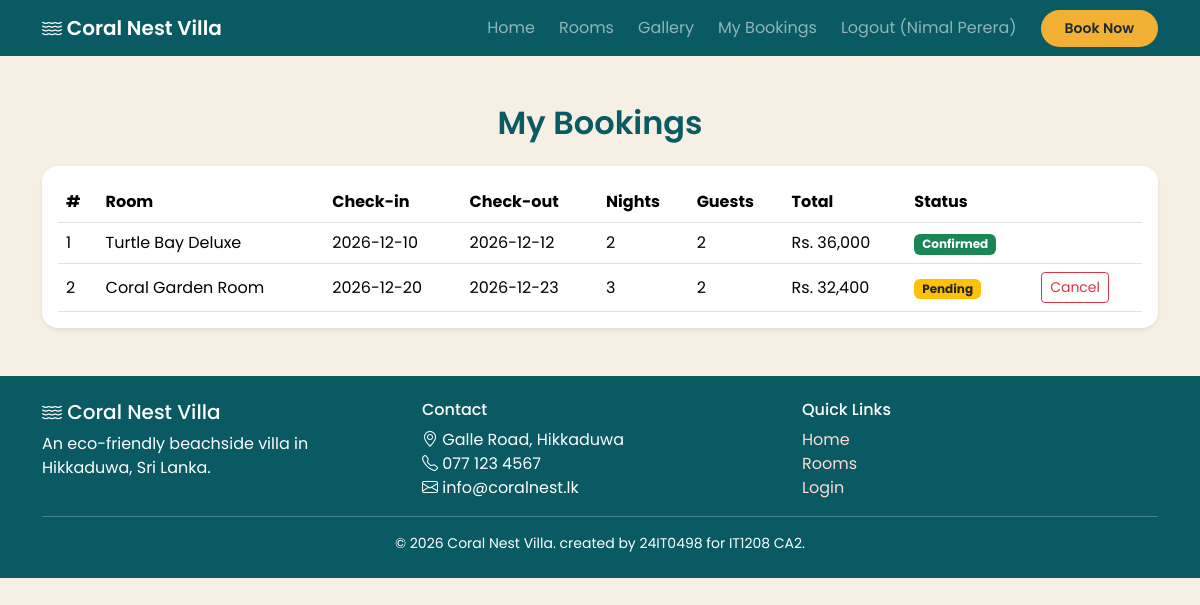
Screenshot of /my_bookings.php (signed in) with the database file from the repository.
### tables this page shows
CREATE TABLE bookings (
    booking_id     INT AUTO_INCREMENT PRIMARY KEY,
    user_id        INT NOT NULL,
    room_id        INT NOT NULL,
    check_in       DATE NOT NULL,
    check_out      DATE NOT NULL,
    guests         INT NOT NULL DEFAULT 1,
    nights         INT NOT NULL,
    total_amount   DECIMAL(10,2) NOT NULL,
    booking_status ENUM('Pending','Confirmed','Cancelled') NOT NULL DEFAULT 'Pending',
    booking_date   TIMESTAMP DEFAULT CURRENT_TIMESTAMP,
    CONSTRAINT fk_booking_user FOREIGN KEY (user_id) REFERENCES users(user_id) ON DELETE CASCADE,
    CONSTRAINT fk_booking_room FOREIGN KEY (room_id) REFERENCES rooms(room_id) ON DELETE CASCADE,
    CONSTRAINT chk_dates CHECK (check_out > check_in)
);

CREATE TABLE rooms (
    room_id         INT AUTO_INCREMENT PRIMARY KEY,
    room_name       VARCHAR(100) NOT NULL,
    room_type       VARCHAR(50)  NOT NULL,
    description     TEXT,
    facilities      VARCHAR(255),
    price_per_night DECIMAL(10,2) NOT NULL CHECK (price_per_night > 0),
    max_guests      INT NOT NULL CHECK (max_guests > 0),
    image           VARCHAR(255) DEFAULT 'default.jpg',
    room_status     ENUM('active','inactive') NOT NULL DEFAULT 'active'
);

### my_bookings.php (the view, shortened to what this page needs)
<?php
require_once 'includes/db.php';
$user_id = $_SESSION['user_id'];
$stmt = $pdo->prepare(
    "SELECT b.*, r.room_name FROM bookings b
     JOIN rooms r ON b.room_id = r.room_id
     WHERE b.user_id = ?
     ORDER BY b.booking_date DESC"
);
$stmt->execute([$user_id]);
$bookings = $stmt->fetchAll();
$badge = ['Pending' => 'bg-warning text-dark', 'Confirmed' => 'bg-success', 'Cancelled' => 'bg-danger'];
include 'includes/header.php';
?>
<div class="container my-5">
  <h2 class="section-title text-center">My Bookings</h2>
  <?php if (!$bookings): ?>
    <div class="alert alert-warning text-center">You have no bookings yet. <a href="rooms.php">Browse rooms</a></div>
  <?php else: ?>
    <div class="table-responsive bg-white rounded-4 shadow-sm p-3">
      <table class="table align-middle mb-0">
        <thead>
          <tr><th>#</th><th>Room</th><th>Check-in</th><th>Check-out</th><th>Nights</th><th>Guests</th><th>Total</th><th>Status</th><th></th></tr>
        </thead>
        <tbody>
          <?php foreach ($bookings as $b): ?>
            <tr>
              <td><?= (int)$b['booking_id'] ?></td>
              <td><?= htmlspecialchars($b['room_name']) ?></td>
              <td><?= htmlspecialchars($b['check_in']) ?></td>
              <td><?= htmlspecialchars($b['check_out']) ?></td>
              <td><?= (int)$b['nights'] ?></td>
              <td><?= (int)$b['guests'] ?></td>
              <td>Rs. <?= number_format($b['total_amount']) ?></td>
              <td><span class="badge <?= $badge[$b['booking_status']] ?>"><?= htmlspecialchars($b['booking_status']) ?></span></td>
              <td>
                <?php if ($b['booking_status'] === 'Pending'): ?>
                  <form method="post" onsubmit="return confirm('Cancel this booking?');">
                    <button class="btn btn-outline-danger btn-sm">Cancel</button>
                  </form>
                <?php endif; ?>
              </td>
            </tr>
          <?php endforeach; ?>
        </tbody>
      </table>
    </div>
  <?php endif; ?>
</div>
<?php include 'includes/footer.php'; ?>

### css/style.css (style rules this page uses)
:root { --teal: #0e7c86; --teal-dark: #095a62; --sand: #f6efe3; --coral: #ff7a66; --text: #2b2b2b; }
body { background: var(--sand); color: var(--text); font-family: 'Poppins', sans-serif; }
.section-title { color: var(--teal-dark); font-weight: 600; margin-bottom: 1.5rem; }
:root { --coral: #f2b134; }

### rows the page displays
bookings: booking_id "1", room.room_name "Turtle Bay Deluxe", check_in "2026-12-10", check_out "2026-12-12", nights "2", guests "2", total_amount "36,000", booking_status "Confirmed"
bookings: booking_id "2", room.room_name "Coral Garden Room", check_in "2026-12-20", check_out "2026-12-23", nights "3", guests "2", total_amount "32,400", booking_status "Pending"

### other values shown
$_SESSION['name'] "Nimal Perera"
